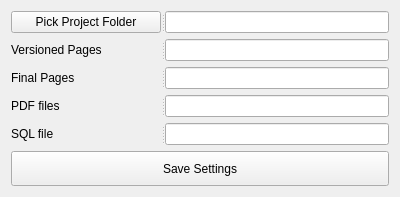
<?xml version="1.0" encoding="UTF-8"?>
<ui version="4.0">
 <class>Settings</class>
 <widget class="QWidget" name="Settings">
  <property name="geometry">
   <rect>
    <x>0</x>
    <y>0</y>
    <width>400</width>
    <height>186</height>
   </rect>
  </property>
  <property name="windowTitle">
   <string>Edit Settings</string>
  </property>
  <layout class="QVBoxLayout" name="verticalLayout">
   <item>
    <widget class="QSplitter" name="splitter_5">
     <property name="orientation">
      <enum>Qt::Horizontal</enum>
     </property>
     <widget class="QPushButton" name="btnPickProject">
      <property name="minimumSize">
       <size>
        <width>150</width>
        <height>0</height>
       </size>
      </property>
      <property name="maximumSize">
       <size>
        <width>150</width>
        <height>16777215</height>
       </size>
      </property>
      <property name="text">
       <string>Pick Project Folder</string>
      </property>
     </widget>
     <widget class="QLineEdit" name="linProjectFolder"/>
    </widget>
   </item>
   <item>
    <widget class="QSplitter" name="splitter">
     <property name="orientation">
      <enum>Qt::Horizontal</enum>
     </property>
     <widget class="QLabel" name="label">
      <property name="minimumSize">
       <size>
        <width>150</width>
        <height>0</height>
       </size>
      </property>
      <property name="maximumSize">
       <size>
        <width>150</width>
        <height>16777215</height>
       </size>
      </property>
      <property name="text">
       <string>Versioned Pages</string>
      </property>
     </widget>
     <widget class="QLineEdit" name="linVersionedPages"/>
    </widget>
   </item>
   <item>
    <widget class="QSplitter" name="splitter_2">
     <property name="orientation">
      <enum>Qt::Horizontal</enum>
     </property>
     <widget class="QLabel" name="label_2">
      <property name="minimumSize">
       <size>
        <width>150</width>
        <height>0</height>
       </size>
      </property>
      <property name="maximumSize">
       <size>
        <width>150</width>
        <height>16777215</height>
       </size>
      </property>
      <property name="text">
       <string>Final Pages</string>
      </property>
     </widget>
     <widget class="QLineEdit" name="linFinalPages"/>
    </widget>
   </item>
   <item>
    <widget class="QSplitter" name="splitter_3">
     <property name="orientation">
      <enum>Qt::Horizontal</enum>
     </property>
     <widget class="QLabel" name="label_3">
      <property name="minimumSize">
       <size>
        <width>150</width>
        <height>0</height>
       </size>
      </property>
      <property name="maximumSize">
       <size>
        <width>150</width>
        <height>16777215</height>
       </size>
      </property>
      <property name="text">
       <string>PDF files</string>
      </property>
     </widget>
     <widget class="QLineEdit" name="linPDFfiles"/>
    </widget>
   </item>
   <item>
    <widget class="QSplitter" name="splitter_4">
     <property name="orientation">
      <enum>Qt::Horizontal</enum>
     </property>
     <widget class="QLabel" name="label_4">
      <property name="minimumSize">
       <size>
        <width>150</width>
        <height>0</height>
       </size>
      </property>
      <property name="maximumSize">
       <size>
        <width>150</width>
        <height>16777215</height>
       </size>
      </property>
      <property name="text">
       <string>SQL file</string>
      </property>
     </widget>
     <widget class="QLineEdit" name="linSQLfile"/>
    </widget>
   </item>
   <item>
    <widget class="QPushButton" name="btnSaveSettings">
     <property name="minimumSize">
      <size>
       <width>0</width>
       <height>35</height>
      </size>
     </property>
     <property name="text">
      <string>Save Settings</string>
     </property>
    </widget>
   </item>
  </layout>
 </widget>
 <resources/>
 <connections/>
</ui>
